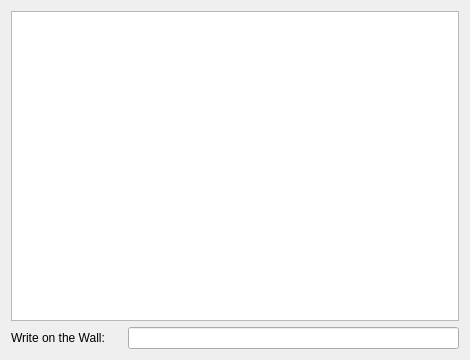
<?xml version="1.0" encoding="UTF-8"?>
<ui version="4.0">
 <class>WallClass</class>
 <widget class="QDialog" name="WallClass">
  <property name="geometry">
   <rect>
    <x>0</x>
    <y>0</y>
    <width>470</width>
    <height>360</height>
   </rect>
  </property>
  <property name="windowTitle">
   <string>Wall</string>
  </property>
  <layout class="QGridLayout" name="gridLayout">
   <item row="0" column="0" colspan="4">
    <widget class="QListWidget" name="listWidget">
     <property name="verticalScrollBarPolicy">
      <enum>Qt::ScrollBarAsNeeded</enum>
     </property>
     <property name="horizontalScrollBarPolicy">
      <enum>Qt::ScrollBarAlwaysOff</enum>
     </property>
     <property name="isWrapping" stdset="0">
      <bool>true</bool>
     </property>
     <property name="wordWrap">
      <bool>true</bool>
     </property>
    </widget>
   </item>
   <item row="1" column="0">
    <widget class="QLabel" name="label">
     <property name="text">
      <string>Write on the Wall: </string>
     </property>
     <property name="buddy">
      <cstring>lineEditWall</cstring>
     </property>
    </widget>
   </item>
   <item row="1" column="1" colspan="3">
    <widget class="QLineEdit" name="lineEditWall"/>
   </item>
  </layout>
 </widget>
 <layoutdefault spacing="6" margin="11"/>
 <resources>
  <include location="../../../workspace/Buddies/Buddies.qrc"/>
 </resources>
 <connections>
  <connection>
   <sender>lineEditWall</sender>
   <signal>returnPressed()</signal>
   <receiver>WallClass</receiver>
   <slot>send()</slot>
   <hints>
    <hint type="sourcelabel">
     <x>293</x>
     <y>337</y>
    </hint>
    <hint type="destinationlabel">
     <x>234</x>
     <y>179</y>
    </hint>
   </hints>
  </connection>
 </connections>
 <slots>
  <slot>send()</slot>
 </slots>
</ui>
